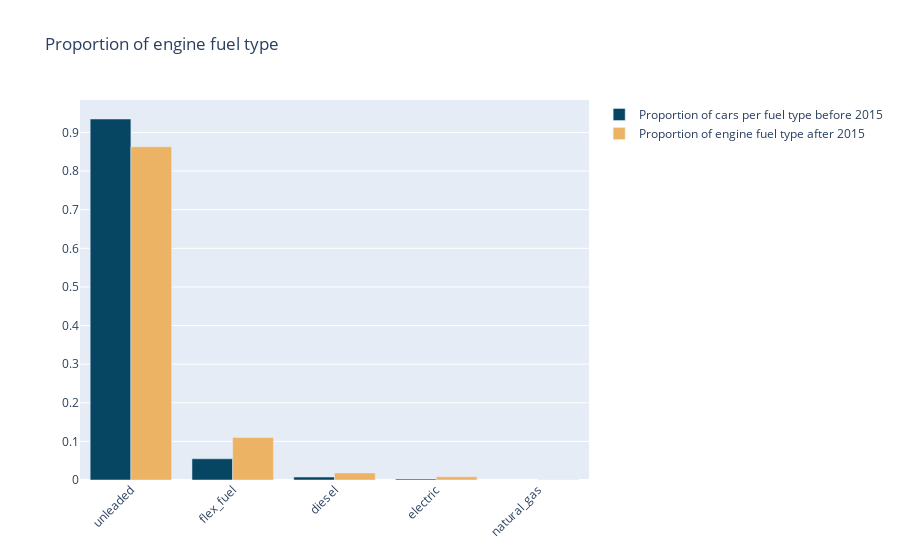

The notebook cell saved with this chart:
### Code cell
# Plot
fig = go.Figure()

fig.add_trace(go.Bar(
    x=prop_eng_ft['Engine Fuel Type'],
    y=prop_eng_ft['Proportion'],
    name='Proportion of cars per fuel type before 2015',
    marker={'color':colors[1]}
))

fig.add_trace(go.Bar(
    x=prop_eng_ft2['Engine Fuel Type'],
    y=prop_eng_ft2['Proportion'],
    name='Proportion of engine fuel type after 2015',
    marker={'color':colors[0]}
    ))

# Here we modify the tickangle of the xaxis, resulting in rotated labels.
fig.update_layout(barmode='group', xaxis_tickangle=-45,
                  title_text='Proportion of engine fuel type')

fig.show()

### Figure 1 — Plotly figure (JSON) as saved in the notebook; plotly's stock layout.template omitted (floating-point values rounded to 4 significant figures)
{"data": [{"marker": {"color": "#064663"}, "name": "Proportion of cars per fuel type before 2015", "type": "bar", "x": ["unleaded", "flex_fuel", "diesel", "electric"], "y": [0.9349, 0.05494, 0.007606, 0.002535]}, {"marker": {"color": "#ECB365"}, "name": "Proportion of engine fuel type after 2015", "type": "bar", "x": ["unleaded", "flex_fuel", "diesel", "electric", "natural_gas"], "y": [0.8629, 0.1101, 0.01818, 0.008507, 0.0003336]}], "layout": {"barmode": "group", "title": {"text": "Proportion of engine fuel type"}, "xaxis": {"tickangle": -45}}}
